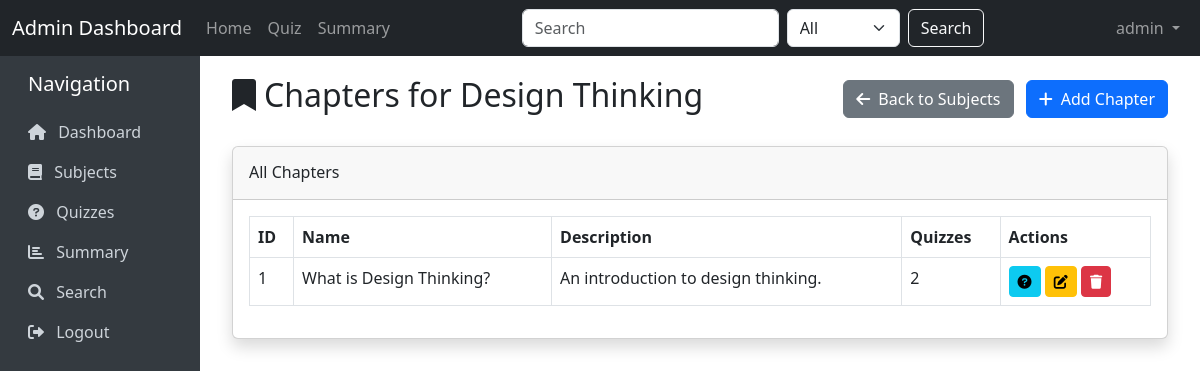
Page /chapters/1 (signed in) on the earlier database version.
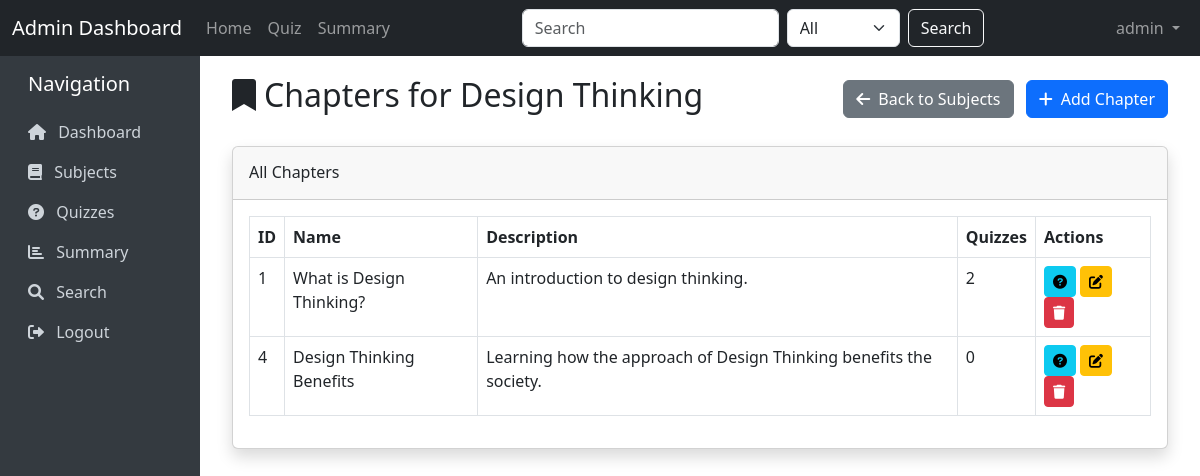
Same page on the later database version.
### models/model.py (models this page shows)
class User(db.Model):
    __tablename__ = 'user'
    user_id = db.Column(db.Integer, primary_key=True)
    username = db.Column(db.String(20), unique=True, nullable=False)
    password = db.Column(db.String(100), nullable=False)
    full_name = db.Column(db.String(30), nullable=False)
    qualification = db.Column(db.String(20), nullable=False)
    dob = db.Column(db.Date, nullable=False)
    email = db.Column(db.String(30), unique=True, nullable=False)
    phone = db.Column(db.String(10), nullable=False)
    address = db.Column(db.String(25), nullable=False)
    status = db.Column(db.String(10), default='active')
    is_admin = db.Column(db.Boolean, default=False)
    scores = db.relationship('Scores', backref='user', lazy=True)

class Subject(db.Model):
    __tablename__ = 'subject'
    subject_id = db.Column(db.Integer, primary_key=True)
    name = db.Column(db.String(20), nullable=False)
    description = db.Column(db.String(40))
    chapters = db.relationship('Chapter', backref='subject', lazy=True, cascade="all, delete-orphan")

class Chapter(db.Model):
    __tablename__ = 'chapter'
    chapter_id = db.Column(db.Integer, primary_key=True)
    chapter_name = db.Column(db.String(20), nullable=False)
    subject_id = db.Column(db.Integer, db.ForeignKey('subject.subject_id'), nullable=False)
    description = db.Column(db.String(40))
    quizzes = db.relationship('Quiz', backref='chapter', lazy=True, cascade="all, delete-orphan")

### controllers/controller.py (the view, shortened to what this page needs)
@app.route('/chapters/<int:subject_id>', methods=['GET', 'POST'])
@admin_required
def chapters(subject_id):
    subject = Subject.query.get_or_404(subject_id)
    return render_template('chapters.htm', subject=subject, chapters=subject.chapters)

### controllers/controller.py (called while the page is built)
def current_user():
    user_id = session.get('user_id')
    if user_id:
        return User.query.get(user_id)
    return None

@app.context_processor
def inject_current_user():
    return dict(current_user=current_user())

def admin_required(f):
    @wraps(f)
    def decorated_function(*args, **kwargs):
        user = current_user()
        if not user or not user.is_admin:
            flash('Admin access required.', 'danger')
            return redirect(url_for('login'))
        return f(*args, **kwargs)
    return decorated_function

### templates/chapters.htm (shortened to what this page needs)
{% extends 'base.htm' %}
{% block content %}
<div class="container-fluid">
    <div class="d-flex justify-content-between align-items-center mb-4">
        <h2><i class="fas fa-bookmark me-2"></i>Chapters for {{ subject.name }}</h2>
        <div>
            <a href="{{ url_for('subjects') }}" class="btn btn-secondary me-2">
                <i class="fas fa-arrow-left me-2"></i>Back to Subjects
            </a>
            <button type="button" class="btn btn-primary" data-bs-toggle="modal" data-bs-target="#addChapterModal">
                <i class="fas fa-plus me-2"></i>Add Chapter
            </button>
        </div>
    </div>
    <div class="card shadow mb-4">
        <div class="card-header py-3">
            <h6 class="m-0 font-weight-bold">All Chapters</h6>
        </div>
        <div class="card-body">
            {% if chapters %}
            <div class="table-responsive">
                <table class="table table-bordered" id="chaptersTable">
                    <thead>
                        <tr>
                            <th>ID</th>
                            <th>Name</th>
                            <th>Description</th>
                            <th>Quizzes</th>
                            <th>Actions</th>
                        </tr>
                    </thead>
                    <tbody>
                        {% for chapter in chapters %}
                        <tr>
                            <td>{{ chapter.chapter_id }}</td>
                            <td>{{ chapter.chapter_name }}</td>
                            <td>{{ chapter.description }}</td>
                            <td>{{ chapter.quizzes|length }}</td>
                            <td>
                                <a href="{{ url_for('chapter_quizzes', chapter_id=chapter.chapter_id) }}" class="btn btn-sm btn-info" title="View Quizzes">
                                    <i class="fas fa-question-circle"></i>
                                </a>
                                <a href="{{ url_for('edit_chapter', chapter_id=chapter.chapter_id) }}" class="btn btn-sm btn-warning" title="Edit">
                                    <i class="fas fa-edit"></i>
                                </a>
                                <a href="{{ url_for('delete_chapter', chapter_id=chapter.chapter_id) }}" class="btn btn-sm btn-danger"
                                   onclick="return confirm('Are you sure you want to delete this chapter? This will delete all associated quizzes.')" title="Delete">
                                    <i class="fas fa-trash"></i>
                                </a>
                            </td>
                        </tr>
                        {% endfor %}
                    </tbody>
                </table>
            </div>
            {% endif %}
        </div>
    </div>
</div>
{% endblock %}

### templates/base.htm (shortened to what this page needs)
<!DOCTYPE html>
<html lang="en">
<head>
    <link href="https://cdn.jsdelivr.net/npm/bootstrap@5.3.0-alpha1/dist/css/bootstrap.min.css" rel="stylesheet">
    <link rel="stylesheet" href="https://cdnjs.cloudflare.com/ajax/libs/font-awesome/6.0.0/css/all.min.css">
</head>
<body>
    <nav class="navbar navbar-expand-lg navbar-dark bg-dark">
        <div class="container-fluid">
            <a class="navbar-brand" href="{{ url_for('dashboard') }}">Admin Dashboard</a>
            <div class="collapse navbar-collapse" id="navbarSupportedContent">
                <ul class="navbar-nav me-auto mb-2 mb-lg-0">
                    <li class="nav-item">
                        <a class="nav-link {% if request.endpoint == 'dashboard' %}active{% endif %}" href="{{ url_for('dashboard') }}">Home</a>
                    </li>
                    <li class="nav-item">
                        <a class="nav-link {% if request.endpoint == 'quizzes' %}active{% endif %}" href="{{ url_for('quizzes') }}">Quiz</a>
                    </li>
                    <li class="nav-item">
                        <a class="nav-link {% if request.endpoint == 'summary' %}active{% endif %}" href="{{ url_for('summary') }}">Summary</a>
                    </li>
                </ul>
                <form class="d-flex" action="{{ url_for('search') }}" method="get">
                    <input class="form-control me-2" type="search" name="query" placeholder="Search" required>
                    <select class="form-select me-2" name="category" style="width: auto;">
                        <option value="all">All</option>
                    </select>
                    <button class="btn btn-outline-light" type="submit">Search</button>
                </form>
                {% if session.get('user_id') %}
                <ul class="navbar-nav ms-auto">
                    <li class="nav-item dropdown">
                        <a class="nav-link dropdown-toggle" href="#" id="navbarDropdown" role="button" data-bs-toggle="dropdown">
                            {{ session.get('username') }}
                        </a>
                    </li>
                </ul>
                {% endif %}
            </div>
        </div>
    </nav>
    <div class="container-fluid">
        <div class="row">
            {% if session.get('user_id') %}
            <div class="col-md-2 sidebar py-3">
                <h5 class="mb-3 ps-3">Navigation</h5>
                <a href="{{ url_for('dashboard') }}" class="{% if request.endpoint == 'dashboard' %}active{% endif %}">
                    <i class="fas fa-home me-2"></i> Dashboard
                </a>
                <a href="{{ url_for('subjects') }}" class="{% if request.endpoint == 'subjects' %}active{% endif %}">
                    <i class="fas fa-book me-2"></i> Subjects
                </a>
                <a href="{{ url_for('quizzes') }}" class="{% if request.endpoint == 'quizzes' %}active{% endif %}">
                    <i class="fas fa-question-circle me-2"></i> Quizzes
                </a>
                <a href="{{ url_for('summary') }}" class="{% if request.endpoint == 'summary' %}active{% endif %}">
                    <i class="fas fa-chart-bar me-2"></i> Summary
                </a>
                <a href="{{ url_for('search') }}" class="{% if request.endpoint == 'search' %}active{% endif %}">
                    <i class="fas fa-search me-2"></i> Search
                </a>
                <a href="{{ url_for('logout') }}">
                    <i class="fas fa-sign-out-alt me-2"></i> Logout
                </a>
            </div>
            <div class="col-md-10 content">
            {% else %}
            <div class="col-md-12 content">
            {% endif %}
                {% block content %}{% endblock %}
            </div>
        </div>
    </div>
</body>
</html>

### templates/base.htm (style rules this page uses)
.sidebar { min-height: calc(100vh - 56px); background-color: #343a40; color: white; }
.sidebar a { color: #ced4da; text-decoration: none; display: block; padding: 0.5rem 1rem; }
.content { padding: 20px; }

Differences in the rows shown:
added Chapter: chapter_id "4", chapter_name "Design Thinking Benefits", description "Learning how the approach of Design Thinking benefits the society.", quizzes|length "0"
